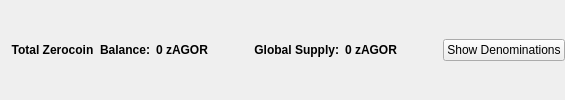
                       <widget class="QFrame" name="balanceSupplyFrame">
                        <layout class="QHBoxLayout" name="horizontalLayout_2" stretch="0,0,0,1,0">
                         <property name="rightMargin">
                          <number>0</number>
                         </property>
                         <item>
                          <layout class="QHBoxLayout" name="horizontalLayout_34">
                           <item>
                            <widget class="QLabel" name="labelzAvailableText_3">
                             <property name="font">
                              <font>
                               <weight>75</weight>
                               <bold>true</bold>
                              </font>
                             </property>
                             <property name="toolTip">
                              <string>Total Balance including unconfirmed and immature zAGOR</string>
                             </property>
                             <property name="text">
                              <string>Total Zerocoin  Balance:</string>
                             </property>
                             <property name="alignment">
                              <set>Qt::AlignRight|Qt::AlignTrailing|Qt::AlignVCenter</set>
                             </property>
                            </widget>
                           </item>
                           <item>
                            <widget class="QLabel" name="labelzAvailableAmount_4">
                             <property name="minimumSize">
                              <size>
                               <width>40</width>
                               <height>0</height>
                              </size>
                             </property>
                             <property name="font">
                              <font>
                               <weight>75</weight>
                               <bold>true</bold>
                              </font>
                             </property>
                             <property name="toolTip">
                              <string>Total Balance including unconfirmed and immature zAGOR</string>
                             </property>
                             <property name="text">
                              <string>0 zAGOR</string>
                             </property>
                             <property name="alignment">
                              <set>Qt::AlignLeading|Qt::AlignLeft|Qt::AlignVCenter</set>
                             </property>
                            </widget>
                           </item>
                          </layout>
                         </item>
                         <item>
                          <spacer name="horizontalSpacer_32">
                           <property name="orientation">
                            <enum>Qt::Horizontal</enum>
                           </property>
                           <property name="sizeHint" stdset="0">
                            <size>
                             <width>40</width>
                             <height>20</height>
                            </size>
                           </property>
                          </spacer>
                         </item>
                         <item>
                          <layout class="QHBoxLayout" name="horizontalLayout_35">
                           <item>
                            <widget class="QLabel" name="labelZsupplyText_2">
                             <property name="font">
                              <font>
                               <weight>75</weight>
                               <bold>true</bold>
                              </font>
                             </property>
                             <property name="text">
                              <string>Global Supply:</string>
                             </property>
                             <property name="alignment">
                              <set>Qt::AlignRight|Qt::AlignTrailing|Qt::AlignVCenter</set>
                             </property>
                            </widget>
                           </item>
                           <item>
                            <widget class="QLabel" name="labelZsupplyAmount_2">
                             <property name="font">
                              <font>
                               <weight>75</weight>
                               <bold>true</bold>
                              </font>
                             </property>
                             <property name="text">
                              <string>0 zAGOR</string>
                             </property>
                            </widget>
                           </item>
                          </layout>
                         </item>
                         <item>
                          <spacer name="horizontalSpacer_31">
                           <property name="orientation">
                            <enum>Qt::Horizontal</enum>
                           </property>
                           <property name="sizeHint" stdset="0">
                            <size>
                             <width>40</width>
                             <height>20</height>
                            </size>
                           </property>
                          </spacer>
                         </item>
                         <item>
                          <widget class="QPushButton" name="pushButtonShowDenoms">
                           <property name="toolTip">
                            <string>Show zAGOR denominations list</string>
                           </property>
                           <property name="text">
                            <string>Show Denominations</string>
                           </property>
                          </widget>
                         </item>
                        </layout>
                       </widget>
